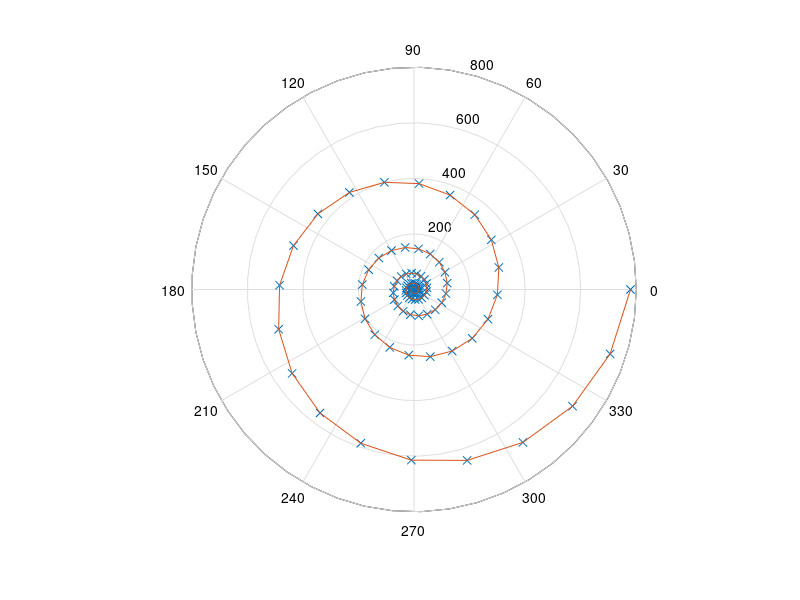

This chart was generated by the following MATLAB code:
clear all
close all

theta = linspace(0, 10 * pi, 100);
% 0 : 0.1 : 20 * pi;
a = 7;
b = 0.15;
q = exp(1);

figure;
r = a * q .^(b .* theta);
polar(theta, r, 'x');
hold on;

x = r .* cos(theta);
y = r .* sin(theta);
plot(x, y, '-');

